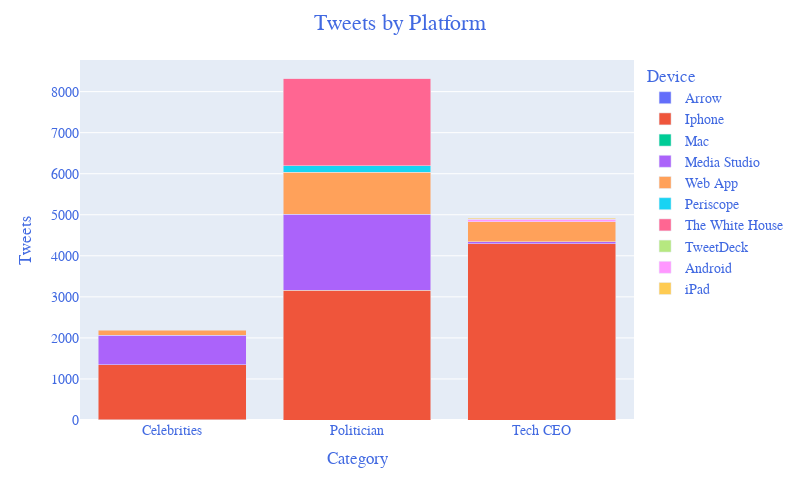

Source (notebook cell):
### Code cell
# Bar charts: Device usage


cat_platform = px.bar(cns_df, 
                    x = 'category',
                    y = 'Tweets', 
                    color = 'Device',
                    custom_data = ['Device'],
                    barmode = 'stack')

cat_platform.update_traces(hovertemplate='<extra></extra>'+
                                       '%{customdata[0]}:  %{y}',
                                       textfont_size=11,
                                       #title_xaxis="Category",
                              #marker=dict(colors=['gold', 'mediumturquoise',  'lightgreen'], 
                                          #line=dict(color='#000000', width=1))
                             )

cat_platform.update_layout(yaxis_title = 'Tweets', 
                         width = 800, height = 500,
                         title="Tweets by Platform", 
                         title_font_size = 22,
                         title_x = 0.5,
                         title_xanchor = 'center',
                         xaxis_title="Category",
                         legend_title="Device",
                         hovermode='x unified',
                         font=dict(family="Comic, monospace",
                                   size=14,
                                   color="RoyalBlue")
                        )

cat_platform.show()

### Figure 1 — Plotly figure (JSON) as saved in the notebook; plotly's stock layout.template omitted (floating-point values rounded to 4 significant figures)
{"data": [{"alignmentgroup": "True", "customdata": [["Arrow"]], "hovertemplate": "<extra></extra>%{customdata[0]}:  %{y}", "legendgroup": "Arrow", "marker": {"color": "#636efa", "pattern": {"shape": ""}}, "name": "Arrow", "offsetgroup": "Arrow", "orientation": "v", "showlegend": true, "textfont": {"size": 11}, "textposition": "auto", "type": "bar", "x": ["Celebrities"], "xaxis": "x", "y": [1], "yaxis": "y"}, {"alignmentgroup": "True", "customdata": [["Iphone"], ["Iphone"], ["Iphone"]], "hovertemplate": "<extra></extra>%{customdata[0]}:  %{y}", "legendgroup": "Iphone", "marker": {"color": "#EF553B", "pattern": {"shape": ""}}, "name": "Iphone", "offsetgroup": "Iphone", "orientation": "v", "showlegend": true, "textfont": {"size": 11}, "textposition": "auto", "type": "bar", "x": ["Celebrities", "Politician", "Tech CEO"], "xaxis": "x", "y": [1348, 3161, 4299], "yaxis": "y"}, {"alignmentgroup": "True", "customdata": [["Mac"]], "hovertemplate": "<extra></extra>%{customdata[0]}:  %{y}", "legendgroup": "Mac", "marker": {"color": "#00cc96", "pattern": {"shape": ""}}, "name": "Mac", "offsetgroup": "Mac", "orientation": "v", "showlegend": true, "textfont": {"size": 11}, "textposition": "auto", "type": "bar", "x": ["Celebrities"], "xaxis": "x", "y": [1], "yaxis": "y"}, {"alignmentgroup": "True", "customdata": [["Media Studio"], ["Media Studio"], ["Media Studio"]], "hovertemplate": "<extra></extra>%{customdata[0]}:  %{y}", "legendgroup": "Media Studio", "marker": {"color": "#ab63fa", "pattern": {"shape": ""}}, "name": "Media Studio", "offsetgroup": "Media Studio", "orientation": "v", "showlegend": true, "textfont": {"size": 11}, "textposition": "auto", "type": "bar", "x": ["Celebrities", "Politician", "Tech CEO"], "xaxis": "x", "y": [709, 1849, 38], "yaxis": "y"}, {"alignmentgroup": "True", "customdata": [["Web App"], ["Web App"], ["Web App"]], "hovertemplate": "<extra></extra>%{customdata[0]}:  %{y}", "legendgroup": "Web App", "marker": {"color": "#FFA15A", "pattern": {"shape": ""}}, "name": "Web App", "offsetgroup": "Web App", "orientation": "v", "showlegend": true, "textfont": {"size": 11}, "textposition": "auto", "type": "bar", "x": ["Celebrities", "Politician", "Tech CEO"], "xaxis": "x", "y": [130, 1030, 490], "yaxis": "y"}, {"alignmentgroup": "True", "customdata": [["Periscope"]], "hovertemplate": "<extra></extra>%{customdata[0]}:  %{y}", "legendgroup": "Periscope", "marker": {"color": "#19d3f3", "pattern": {"shape": ""}}, "name": "Periscope", "offsetgroup": "Periscope", "orientation": "v", "showlegend": true, "textfont": {"size": 11}, "textposition": "auto", "type": "bar", "x": ["Politician"], "xaxis": "x", "y": [149], "yaxis": "y"}, {"alignmentgroup": "True", "customdata": [["The White House"]], "hovertemplate": "<extra></extra>%{customdata[0]}:  %{y}", "legendgroup": "The White House", "marker": {"color": "#FF6692", "pattern": {"shape": ""}}, "name": "The White House", "offsetgroup": "The White House", "orientation": "v", "showlegend": true, "textfont": {"size": 11}, "textposition": "auto", "type": "bar", "x": ["Politician"], "xaxis": "x", "y": [2142], "yaxis": "y"}, {"alignmentgroup": "True", "customdata": [["TweetDeck"]], "hovertemplate": "<extra></extra>%{customdata[0]}:  %{y}", "legendgroup": "TweetDeck", "marker": {"color": "#B6E880", "pattern": {"shape": ""}}, "name": "TweetDeck", "offsetgroup": "TweetDeck", "orientation": "v", "showlegend": true, "textfont": {"size": 11}, "textposition": "auto", "type": "bar", "x": ["Politician"], "xaxis": "x", "y": [1], "yaxis": "y"}, {"alignmentgroup": "True", "customdata": [["Android"]], "hovertemplate": "<extra></extra>%{customdata[0]}:  %{y}", "legendgroup": "Android", "marker": {"color": "#FF97FF", "pattern": {"shape": ""}}, "name": "Android", "offsetgroup": "Android", "orientation": "v", "showlegend": true, "textfont": {"size": 11}, "textposition": "auto", "type": "bar", "x": ["Tech CEO"], "xaxis": "x", "y": [66], "yaxis": "y"}, {"alignmentgroup": "True", "customdata": [["iPad"]], "hovertemplate": "<extra></extra>%{customdata[0]}:  %{y}", "legendgroup": "iPad", "marker": {"color": "#FECB52", "pattern": {"shape": ""}}, "name": "iPad", "offsetgroup": "iPad", "orientation": "v", "showlegend": true, "textfont": {"size": 11}, "textposition": "auto", "type": "bar", "x": ["Tech CEO"], "xaxis": "x", "y": [24], "yaxis": "y"}], "layout": {"barmode": "stack", "font": {"color": "RoyalBlue", "family": "Comic, monospace", "size": 14}, "height": 500, "hovermode": "x unified", "legend": {"title": {"text": "Device"}, "tracegroupgap": 0}, "margin": {"t": 60}, "title": {"font": {"size": 22}, "text": "Tweets by Platform", "x": 0.5, "xanchor": "center"}, "width": 800, "xaxis": {"anchor": "y", "autorange": true, "domain": [0, 1], "range": [-0.5, 2.5], "title": {"text": "Category"}, "type": "category"}, "yaxis": {"anchor": "x", "autorange": true, "domain": [0, 1], "range": [0, 8771.0], "title": {"text": "Tweets"}, "type": "linear"}}}
